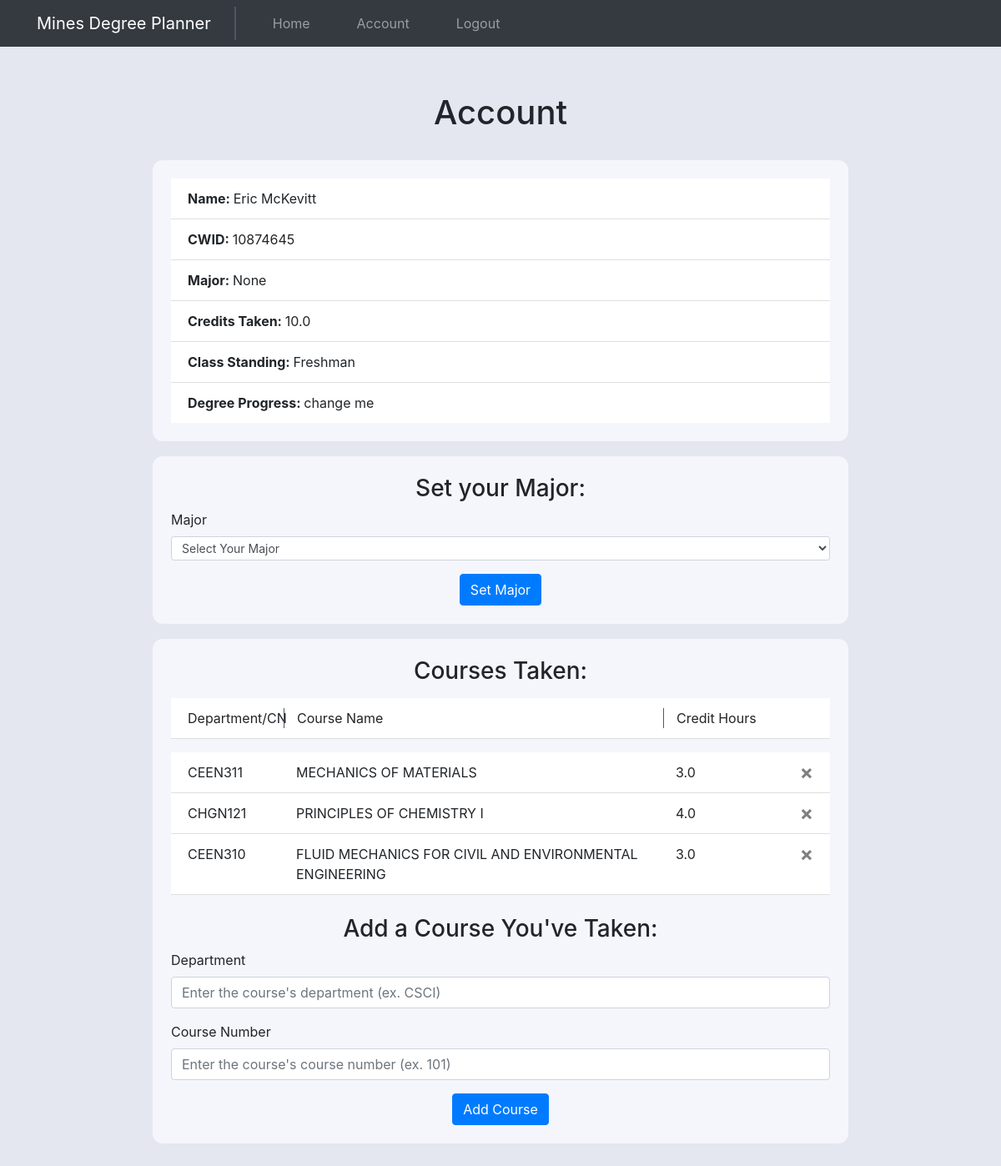
Page /account (signed in) on the earlier database version.
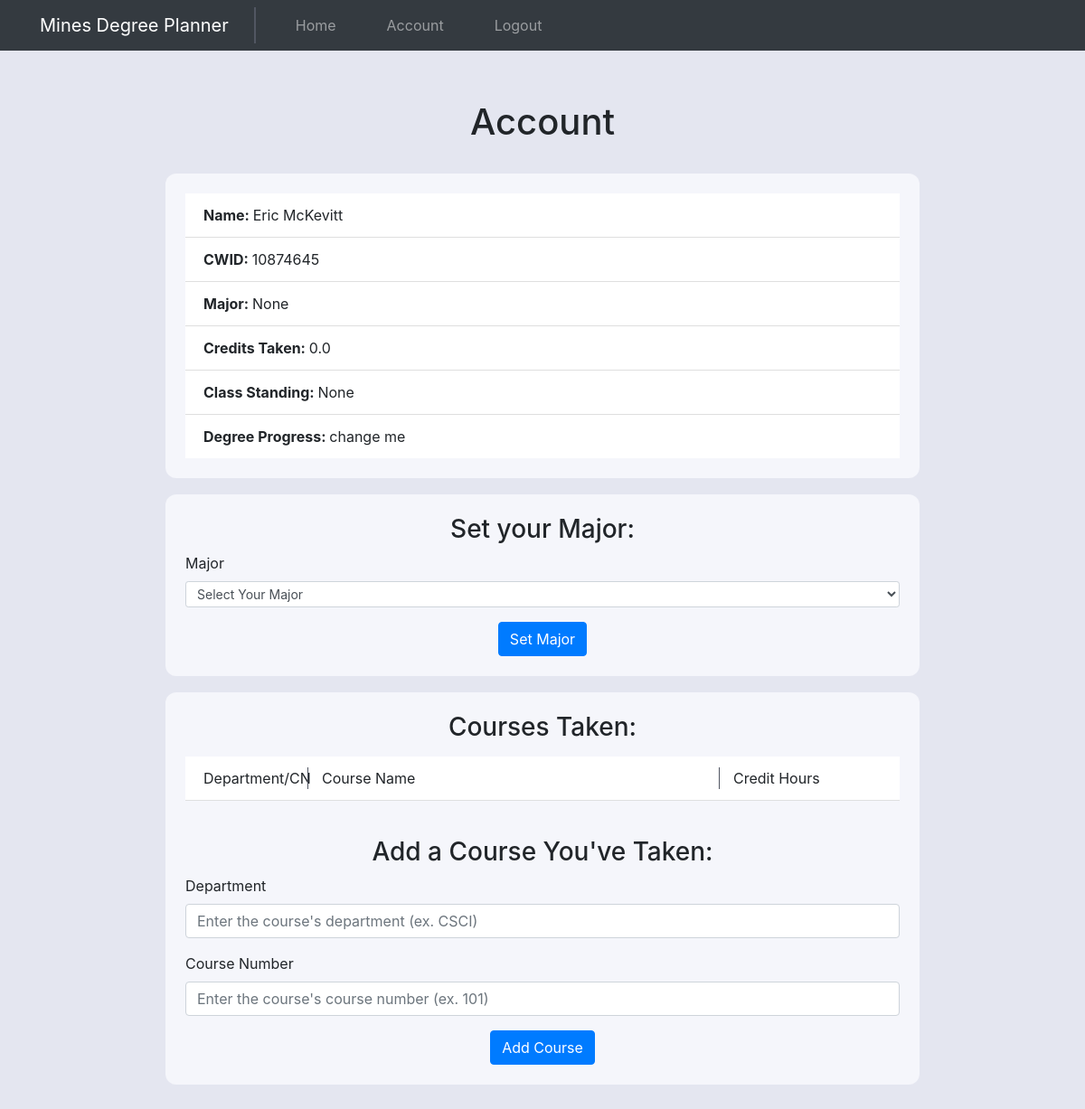
Same page on the later database version.
### website/models.py (models this page shows)
class User(db.Model, UserMixin):
    id = db.Column(db.Integer, primary_key=True)
    cwid = db.Column(db.Integer, unique=True)
    email = db.Column(db.String(150), unique=True)
    password = db.Column(db.String(150))
    first_name = db.Column(db.String(150))
    last_name = db.Column(db.String(150))
    major = db.Column(db.String(150))
    credits_taken = db.Column(db.String(10))
    class_standing = db.Column(db.String(10))
    courses = db.relationship('Course')
    semesters = db.relationship('Semester')
    num_semesters = db.Column(db.Integer)

class Course(db.Model):
    id = db.Column(db.Integer, primary_key=True)
    department = db.Column(db.String(4))
    course_number = db.Column(db.String(3))
    course_name = db.Column(db.String(500))
    credit_hours = db.Column(db.String(10))
    is_taken = db.Column(db.String(5))
    user_id = db.Column(db.Integer, db.ForeignKey('user.id'))
    semester_id = db.Column(db.Integer, db.ForeignKey('semester.id'))

### website/views.py (the view, shortened to what this page needs)
@views.route('/account', methods=['GET', 'POST'])
@login_required
def account():
    return render_template("account.html", user=current_user)

### website/__init__.py (called while the page is built)
def create_app():
    app = Flask(__name__)
    app.config['SECRET_KEY'] = 'josiefnapwpawoj'
    app.config['SQLALCHEMY_DATABASE_URI'] = f'sqlite:///{DB_NAME}'
    db.init_app(app)
    from .views import views
    from .auth import auth
    app.register_blueprint(views, url_prefix="/")
    app.register_blueprint(auth, url_prefix="/")
    from .models import User, Course, Semester
    create_database(app)
    login_manager = LoginManager()
    login_manager.login_view = 'auth.login'
    login_manager.init_app(app)
    @login_manager.user_loader
    def load_user(id):
        return User.query.get(int(id))
    return app

### website/templates/account.html (shortened to what this page needs)
{% extends "base.html" %} {% block title %}Account{% endblock %} {% block
content%}
<h1 style="text-align: center; padding: 25px 0px">Account</h1>
<section class="account-table">
    <ul class="list-group list-group-flush" id="notes">
        <li class="list-group-item">
            <strong>Name: </strong>{{user.first_name + " " + user.last_name}}
        </li>
        <li class="list-group-item"><strong>CWID: </strong>{{ user.cwid }}</li>
        <li class="list-group-item">
            <strong>Major: </strong>{{ user.major }}
        </li>
        <li class="list-group-item">
            <strong>Credits Taken: </strong>{{ user.credits_taken }}
        </li>
        <li class="list-group-item">
            <strong>Class Standing: </strong>{{ user.class_standing }}
        </li>
        <li class="list-group-item">
            <strong>Degree Progress: </strong>change me
        </li>
    </ul>
</section>
<section class="account-major-form-section">
    <form method="POST">
        <h3 align="center">Set your Major:</h3>
        <div class="form-group set-major-form">
            <label for="department">Major</label>
            <select
                name="major"
                id="major"
                class="form-control form-control-sm"
                aria-label=".form-select-sm example"
                size="1"
            >
                <option selected value="None">Select Your Major</option>
            </select>
        </div>
        <div align="center">
            <button type="submit" class="btn btn-primary">Set Major</button>
        </div>
    </form>
</section>
<section class="courses-section">
    {% if user.courses %}
    <h3 align="center">Courses Taken:</h3>
    <ul
        class="list-group list-group-flush courses-taken-list"
        id="notes_titles"
    >
        <li class="list-group-item courses-taken-column-names">
            <div class="row">
                <div class="col-sm-2">Department/CN</div>
                <div class="col-md-7">Course Name</div>
                <div class="col-sm-2">Credit Hours</div>
                <div class="col-sm-1"></div>
            </div>
        </li>
    </ul>
    {% endif %}
    <ul class="list-group list-group-flush courses-taken-list" id="notes">
        {% for course in user.courses %} {% if course.is_taken == "True" %}
        <li class="list-group-item">
            <div class="row">
                <div class="col-sm-2">
                    {{course.department}}{{course.course_number}}
                </div>
                <div class="col-md-7">{{course.course_name}}</div>
                <div class="col-sm-2">{{course.credit_hours}}</div>
                <div class="col-sm-1">
                    <button
                        type="button"
                        class="close"
                        onClick="deleteCourse({{ course.id }})"
                    >
                        <span aria-hidden="true">&times;</span>
                    </button>
                </div>
            </div>
        </li>
        {% endif %} {% endfor %}
    </ul>
    <br />
    <form method="POST">
        <h3 align="center">Add a Course You've Taken:</h3>
        <div class="form-group">
            <label for="department">Department</label>
            <input
                type="text"
                class="form-control"
                id="department"
                name="department"
                placeholder="Enter the course's department (ex. CSCI)"
            />
        </div>
        <div class="form-group">
            <label for="course_number">Course Number</label>
            <input
                type="text"
                class="form-control"
                id="course_number"
                name="course_number"
                placeholder="Enter the course's course number (ex. 101)"
            />
        </div>
        <div align="center">
            <button type="submit" class="btn btn-primary">Add Course</button>
        </div>
    </form>
</section>
{% endblock %}

### website/templates/base.html (shortened to what this page needs)
<!DOCTYPE html>
<html lang="en">
    <head>
        <link
            rel="stylesheet"
            href="https://stackpath.bootstrapcdn.com/bootstrap/4.4.1/css/bootstrap.min.css"
        />
        <link
            rel="stylesheet"
            href="https://stackpath.bootstrapcdn.com/font-awesome/4.7.0/css/font-awesome.min.css"
        />
        <link rel="stylesheet" href="../static/style.css" />
    </head>
    <body>
        <nav class="navbar navbar-expand-lg navbar-dark bg-dark">
            <a
                class="navbar-brand nav-item-padding navbar-title"
                href="/"
                id="nav-title"
                >Mines Degree Planner</a
            >
            <div class="collapse navbar-collapse" id="navbar">
                <div class="navbar-nav">
                    {% if user.is_authenticated %}
                    <a
                        href="/"
                        class="nav-item nav-link nav-item-padding"
                        id="home"
                        >Home</a
                    >
                    <a
                        href="/account"
                        class="nav-item nav-link nav-item-padding"
                        id="account"
                        >Account</a
                    >
                    <a
                        href="/logout"
                        class="nav-item nav-link nav-item-padding"
                        id="logout"
                        >Logout</a
                    >
                    {% endif %}
                </div>
            </div>
        </nav>
        <div class="container-sm" id="main-container">
            {% block content %} {% endblock %}
        </div>
    </body>
</html>

### website/static/style.css (style rules this page uses)
:root { --very-light-blue: #f5f6fb; --darker-color: #e4e6f0; }
body { background-color: var(--darker-color); }
.navbar-title { border-right: #515662 0px solid; transition-duration: 300ms !important; }
.nav-item-padding { padding-left: 28px !important; padding-right: 28px !important; }
body { display: flex; flex-direction: column; }
#main-container { padding-top: 30px; margin: auto !important ; align-self: center; justify-self: center; }
.account-major-form-section { padding: 22px; border-radius: 12px; background-color: var(--very-light-blue); margin-bottom: 18px; }
.courses-section { padding: 22px; border-radius: 12px; background-color: var(--very-light-blue); }
.account-table { padding: 22px; border-radius: 12px; background-color: var(--very-light-blue); margin-bottom: 18px; }
.courses-taken-list { margin-top: 16px; }
.courses-taken-column-names .row :not(:last-child) { border-left: 1px solid #515662; }
.courses-taken-column-names .row :first-child { border-left: none; }
@media screen and (min-width: 576px) { #main-container { width: 72%; } }
@media screen and (min-width: 992px) { .navbar-title { border-right: #515662 2px solid; transition-duration: 300ms !important; } }

Differences in the rows shown:
no longer on this page (row edited): Course: department "CEEN", course_number "311", course_name "MECHANICS OF MATERIALS", credit_hours "3.0"
no longer on this page (row edited): Course: department "CHGN", course_number "121", course_name "PRINCIPLES OF CHEMISTRY I", credit_hours "4.0"
no longer on this page (row edited): Course: department "CEEN", course_number "310", course_name "FLUID MECHANICS FOR CIVIL AND ENVIRONMENTAL ENGINEERING", credit_hours "3.0"
changed User "Eric McKevitt": credits_taken "10.0" → "0.0"; class_standing "Freshman" → "None"
